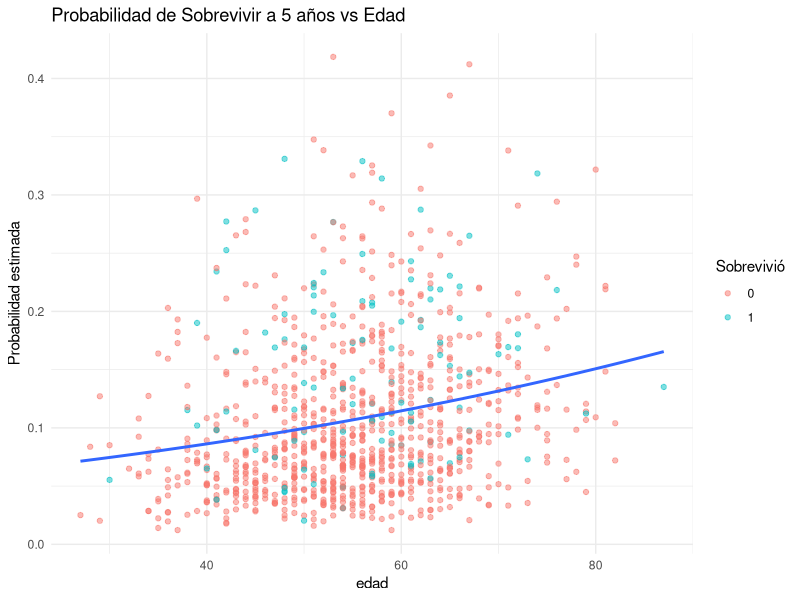
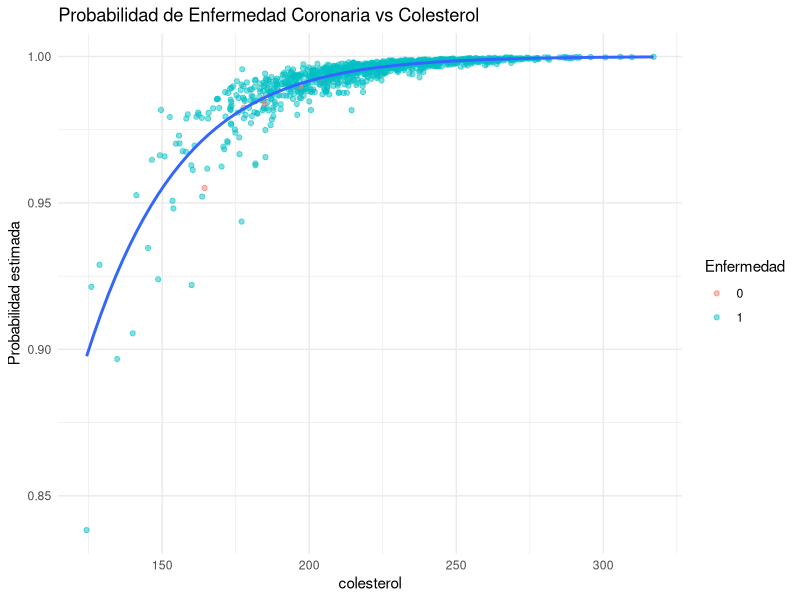
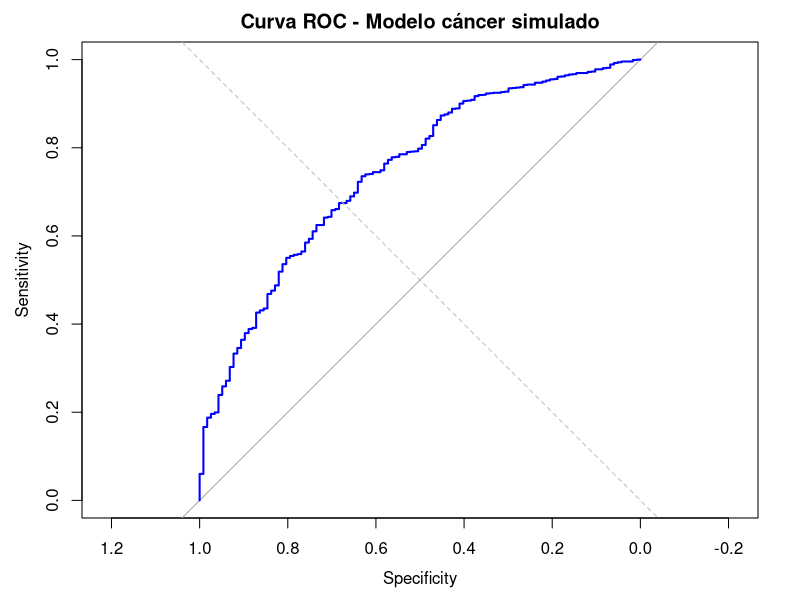
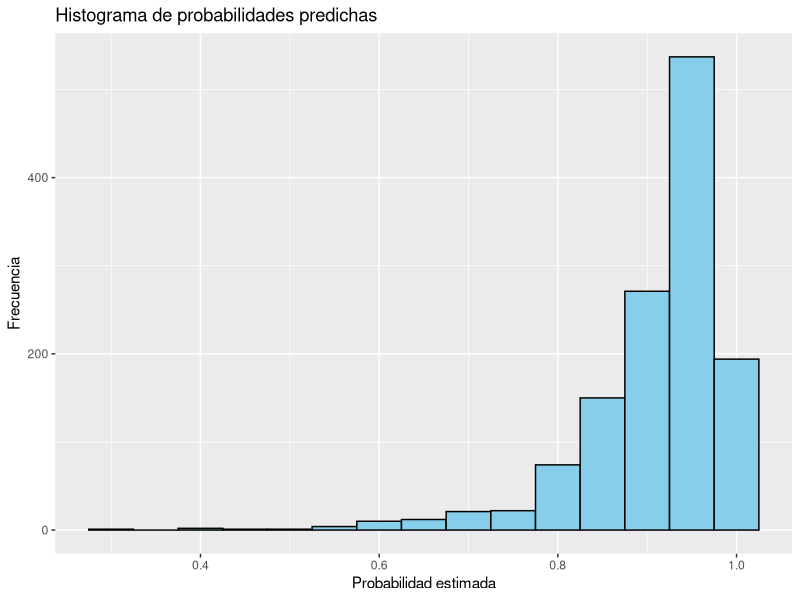
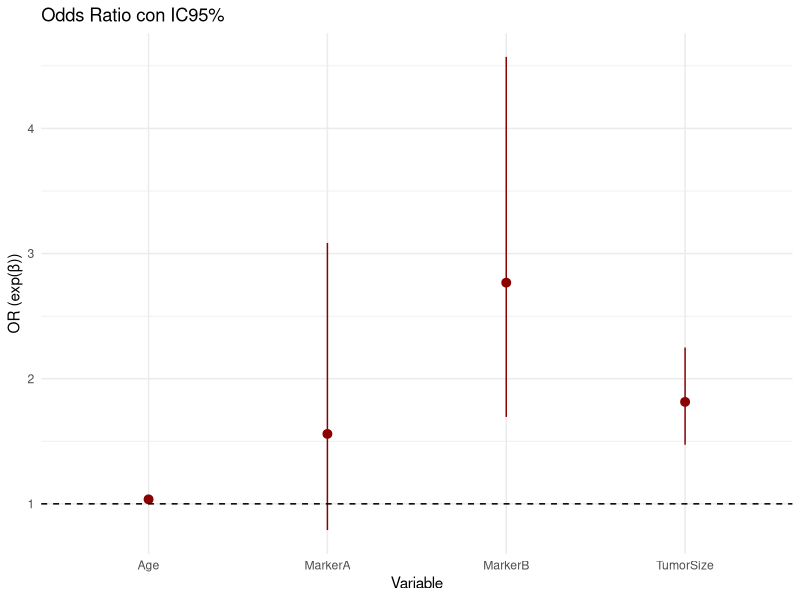
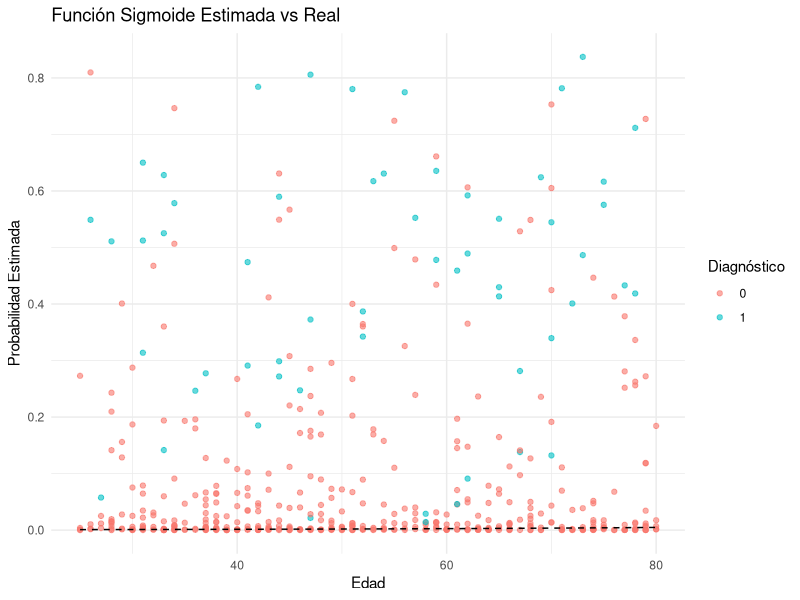
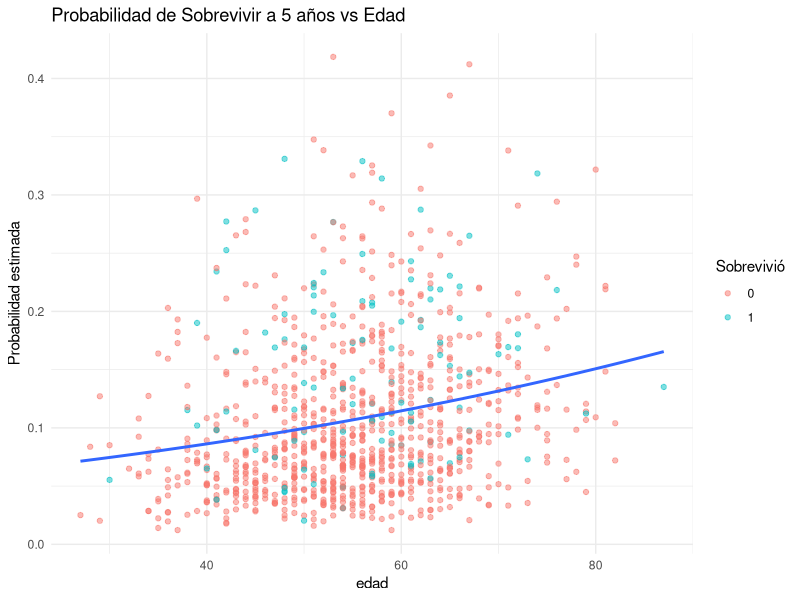
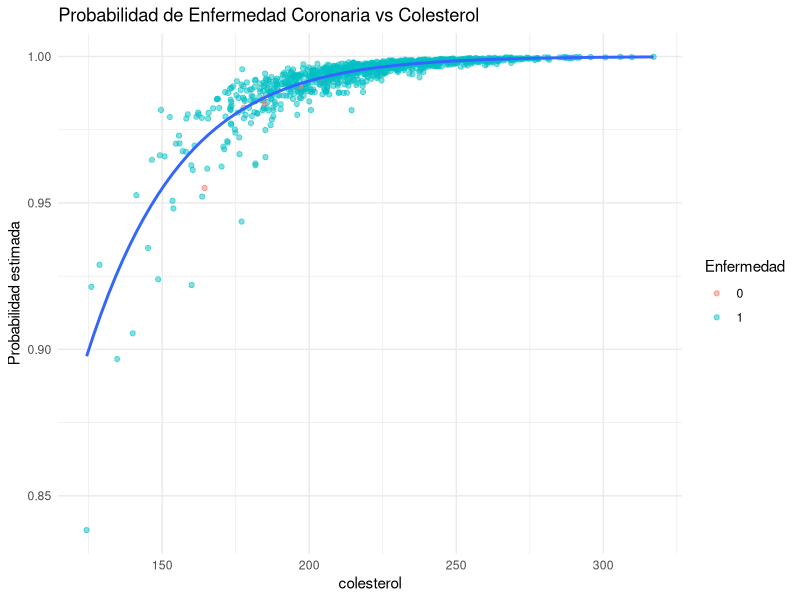

The R script that drew these images, in order: (Note: this script raises an error after producing the figures.)
#---- SEMILLA INICIAL Y LIBRERIAS---- 
set.seed(123)
library(ggplot2)
# ---- 1. Simulación de datos de cáncer de mama ----
n <- 1000
edad_cancer <- round(rnorm(n, mean = 55, sd = 10))
tamano_tumor <- round(rnorm(n, mean = 30, sd = 10), 1)
progesterona <- round(rnorm(n, mean = 15, sd = 5), 1)

log_odds_cancer <- -4 + 0.03 * edad_cancer + 0.05 * tamano_tumor - 0.1 * progesterona
prob_sobrevida <- 1 / (1 + exp(-log_odds_cancer))
sobrevivio <- rbinom(n, 1, prob_sobrevida)

datos_cancer <- data.frame(
  edad = edad_cancer,
  tamano_tumor = tamano_tumor,
  progesterona = progesterona,
  sobrevivio = sobrevivio
)
## ---- Simulación de datos de enfermedad coronaria ----
edad_chd <- round(rnorm(n, mean = 60, sd = 8))
colesterol <- round(rnorm(n, mean = 220, sd = 30), 1)
presion <- round(rnorm(n, mean = 135, sd = 15), 1)

log_odds_chd <- -6 + 0.04 * edad_chd + 0.03 * colesterol + 0.02 * presion
prob_chd <- 1 / (1 + exp(-log_odds_chd))
enfermedad_corazon <- rbinom(n, 1, prob_chd)

datos_chd <- data.frame(
  edad = edad_chd,
  colesterol = colesterol,
  presion = presion,
  enfermedad = enfermedad_corazon
)
## ---- Ajuste del modelo logístico ----
modelo_cancer <- glm(sobrevivio ~ edad + tamano_tumor + progesterona, 
                     data = datos_cancer, family = binomial)
modelo_chd <- glm(enfermedad ~ edad + colesterol + presion, 
                  data = datos_chd, family = binomial)
summary(modelo_cancer)
summary(modelo_chd)
## ---- Evaluación: odds ratio e IC 95% ----
exp(cbind(OR = coef(modelo_cancer), confint(modelo_cancer)))
exp(cbind(OR = coef(modelo_chd), confint(modelo_chd)))
## ---- Gráfico de la sigmoide para cáncer (vs. edad) ----
datos_cancer$prob <- predict(modelo_cancer, type = "response")
ggplot(datos_cancer, aes(x = edad, y = prob)) +
  geom_point(aes(color = factor(sobrevivio)), alpha = 0.5) +
  stat_smooth(method = "glm", method.args = list(family = "binomial"), se = FALSE) +
  labs(title = "Probabilidad de Sobrevivir a 5 años vs Edad",
       y = "Probabilidad estimada", color = "Sobrevivió") +
  theme_minimal()
## ---- Gráfico de la sigmoide para CHD (vs. colesterol) ----
datos_chd$prob <- predict(modelo_chd, type = "response")
ggplot(datos_chd, aes(x = colesterol, y = prob)) +
  geom_point(aes(color = factor(enfermedad)), alpha = 0.5) +
  stat_smooth(method = "glm", method.args = list(family = "binomial"), se = FALSE) +
  labs(title = "Probabilidad de Enfermedad Coronaria vs Colesterol",
       y = "Probabilidad estimada", color = "Enfermedad") +
  theme_minimal()
#---- 2. Segundo ejemplo de simulacion ----
##---- Librerias ----
library(pROC)
library(ggplot2)
library(broom)
##---- Simulación de datos (igual que antes) ----
set.seed(777)
n <- 1300
age <- round(runif(n, 20, 80))
tumor_size <- round(rnorm(n, 2.5, 1), 1)
marker_A <- round(rnorm(n, 1.0, 0.3), 1)
marker_B <- round(rnorm(n, 1.2, 0.4), 1)
log_odds <- -3.126 + 0.032 * age + 0.732 * tumor_size + 1.348 * marker_A + 0.898 * marker_B
prob <- 1 / (1 + exp(-log_odds))
cancer_type <- rbinom(n, 1, prob)
df <- data.frame(Age = age, TumorSize = tumor_size, MarkerA = marker_A, MarkerB = marker_B, CancerType = cancer_type)
##---- Modelo ----
modelo <- glm(CancerType ~ Age + TumorSize + MarkerA + MarkerB, data = df, family = binomial)
##---- Gráfico 1: Curva ROC ---- 
prob_pred <- predict(modelo, type = "response")
roc_obj <- roc(df$CancerType, prob_pred)
plot(roc_obj, col = "blue", lwd = 2, main = "Curva ROC - Modelo cáncer simulado")
abline(a = 0, b = 1, col = "gray", lty = 2)
##---- Gráfico 2: Histograma de probabilidades predichas ----
ggplot(data.frame(prob = prob_pred), aes(x = prob)) +
  geom_histogram(binwidth = 0.05, fill = "skyblue", color = "black") +
  labs(title = "Histograma de probabilidades predichas", x = "Probabilidad estimada", y = "Frecuencia")
##---- Gráfico 3: Efectos de los coeficientes con IC95% ----
coef_data <- tidy(modelo, conf.int = TRUE, conf.level = 0.95, exponentiate = TRUE)
coef_data <- coef_data[coef_data$term != "(Intercept)", ]
ggplot(coef_data, aes(x = term, y = estimate, ymin = conf.low, ymax = conf.high)) +
  geom_pointrange(color = "darkred") +
  geom_hline(yintercept = 1, linetype = "dashed") +
  labs(title = "Odds Ratio con IC95%", x = "Variable", y = "OR (exp(β))") +
  theme_minimal()
#---- 3. NUEVO EJERCICIO DE SIMULACION ----
##---- INICIALIZACION DE VARIABLES ----
set.seed(123)
n <- 500
edad <- round(runif(n, 25, 80))
tamano_tumor <- round(runif(n, 5, 50))
progesterona <- round(runif(n, 1, 100))
HER2 <- rbinom(n, 1, 0.25)
RE <- rbinom(n, 1, 0.6)
RP <- rbinom(n, 1, 0.55)
densidad_mamaria <- sample(1:4, n, replace = TRUE)
##---- Coeficientes simulados----
log_odds <- -4 + 0.03 * edad + 0.05 * tamano_tumor - 0.1 * progesterona +
  0.8 * HER2 + 0.6 * RE + 0.5 * RP + 0.3 * densidad_mamaria
##---- Probabilidad y diagnóstico ----
prob <- 1 / (1 + exp(-log_odds))
diagnostico <- rbinom(n, 1, prob)
##---- Base de datos ----
datos <- data.frame(edad, tamano_tumor, progesterona,
                    HER2, RE, RP, densidad_mamaria, 
                    diagnostico)
##----Modelo de regresión logística (MLE) ----
modelo <- glm(diagnostico ~ ., data = datos, family = binomial)
summary(modelo)
##---- Comparar coeficientes verdaderos vs estimados----
coef_verdaderos <- c(-4, 0.03, 0.05, -0.1, 0.8, 0.6, 0.5, 0.3)
names(coef_verdaderos) <- names(coef(modelo))
comparacion <- data.frame(
  Coef_Verdadero = coef_verdaderos,
  Coef_Estimado = coef(modelo)
)
print(comparacion)
##---- Visualizar con función sigmoide ----
datos$probabilidad_estimada <- predict(modelo, type = "response")
ggplot(datos, aes(x = edad, y = probabilidad_estimada, 
                  color = factor(diagnostico))) +
  geom_point(alpha = 0.6) +
  stat_function(fun = function(x) 1 / (1 + exp(-(-4 + 0.03 * x + 0.05 * 25 - 0.1 * 50))),
                color = "black", linetype = "dashed") +
  labs(title = "Función Sigmoide Estimada vs Real",
       x = "Edad", y = "Probabilidad Estimada",
       color = "Diagnóstico") +
  theme_minimal()
write.csv(datos_cancer, "datos_cancer_simulados3.csv", row.names = FALSE)
View(datos_cancer)
head(datos_cancer)
#---- 4. Simulación y Análisis de Regresión Logística ----
set.seed(123)
library(ggplot2)
##---- Simulación de datos de cáncer de mama ----
n <- 1000
edad_cancer <- round(rnorm(n, mean = 55, sd = 10))
tamano_tumor <- round(rnorm(n, mean = 30, sd = 10), 1)
progesterona <- round(rnorm(n, mean = 15, sd = 5), 1)
log_odds_cancer <- -4 + 0.03 * edad_cancer + 0.05 * tamano_tumor - 0.1 * progesterona
prob_sobrevida <- 1 / (1 + exp(-log_odds_cancer))
sobrevivio <- rbinom(n, 1, prob_sobrevida)
datos_cancer <- data.frame(
  edad = edad_cancer,
  tamano_tumor = tamano_tumor,
  progesterona = progesterona,
  sobrevivio = sobrevivio
)
## ---- Simulación de datos de enfermedad coronaria ----
edad_chd <- round(rnorm(n, mean = 60, sd = 8))
colesterol <- round(rnorm(n, mean = 220, sd = 30), 1)
presion <- round(rnorm(n, mean = 135, sd = 15), 1)
log_odds_chd <- -6 + 0.04 * edad_chd + 0.03 * colesterol + 0.02 * presion
prob_chd <- 1 / (1 + exp(-log_odds_chd))
enfermedad_corazon <- rbinom(n, 1, prob_chd)
datos_chd <- data.frame(
  edad = edad_chd,
  colesterol = colesterol,
  presion = presion,
  enfermedad = enfermedad_corazon
)
##---- Ajuste del modelo logístico ----
modelo_cancer <- glm(sobrevivio ~ edad + tamano_tumor + progesterona, 
                     data = datos_cancer, family = binomial)
modelo_chd <- glm(enfermedad ~ edad + colesterol + presion, 
                  data = datos_chd, family = binomial)
summary(modelo_cancer)
summary(modelo_chd)
## ---- Evaluación: odds ratio e IC 95% ----
exp(cbind(OR = coef(modelo_cancer), confint(modelo_cancer)))
exp(cbind(OR = coef(modelo_chd), confint(modelo_chd)))
## ---- Gráfico de la sigmoide para cáncer (vs. edad) ----
datos_cancer$prob <- predict(modelo_cancer, type = "response")
ggplot(datos_cancer, aes(x = edad, y = prob)) +
  geom_point(aes(color = factor(sobrevivio)), alpha = 0.5) +
  stat_smooth(method = "glm", method.args = list(family = "binomial"), se = FALSE) +
  labs(title = "Probabilidad de Sobrevivir a 5 años vs Edad",
       y = "Probabilidad estimada", color = "Sobrevivió") +
  theme_minimal()
## ---- Gráfico de la sigmoide para CHD (vs. colesterol) ----
datos_chd$prob <- predict(modelo_chd, type = "response")
ggplot(datos_chd, aes(x = colesterol, y = prob)) +
  geom_point(aes(color = factor(enfermedad)), alpha = 0.5) +
  stat_smooth(method = "glm", method.args = list(family = "binomial"), se = FALSE) +
  labs(title = "Probabilidad de Enfermedad Coronaria vs Colesterol",
       y = "Probabilidad estimada", color = "Enfermedad") +
  theme_minimal()
#---- 5. Optimización vía Gradientes Conjugados (Logística) ----
##---- Función sigmoide ----
sigmoid <- function(z) {
  1 / (1 + exp(-z))
}
##---- Gradiente de la función de log-verosimilitud ----
gradient <- function(X, y, beta) {
  p <- sigmoid(X %*% beta)
  t(X) %*% (p - y)
}
##---- Producto Hessiano aproximado ----
hessian_approx <- function(X, beta) {
  p <- sigmoid(X %*% beta)
  W <- diag(as.vector(p * (1 - p)))
  t(X) %*% W %*% X
}
##---- Método de gradiente conjugado (versión simplificada) ----
conjugate_gradient <- function(X, y, tol = 1e-6, max_iter = 1000) {
  beta <- matrix(0, ncol(X), 1)
  r <- -gradient(X, y, beta)
  d <- r
  iter <- 0
  while (sqrt(sum(r^2)) > tol && iter < max_iter) {
    Hd <- hessian_approx(X, beta) %*% d
    alpha <- as.numeric(t(r) %*% r / (t(d) %*% Hd))
    beta <- beta + alpha * d
    r_new <- r - alpha * Hd
    beta_new <- beta
    if (sqrt(sum(r_new^2)) < tol) break
    beta <- beta_new
    beta_new <- NULL
    beta_r <- t(r_new) %*% r_new / t(r) %*% r
    d <- r_new + as.numeric(beta_r) * d
    r <- r_new
    iter <- iter + 1
  }
  return(list(beta = beta, iter = iter))
}
##---- Aplicación a los datos simulados de cáncer ----
datos_cancer$edad
datos_cancer$tamano_tumor
datos_cancer$sobrevivio
X_cancer <- as.matrix(cbind(1, datos_cancer$edad, datos_cancer$tamano_tumor))
y_cancer <- as.matrix(datos_cancer$sobrevivio)
cg_cancer <- conjugate_gradient(X_cancer, y_cancer)
print("Coeficientes estimados (cáncer):")
print(cg_cancer$beta)
##---- Aplicación a los datos simulados de enfermedad cardíaca ----
datos_chd$edad
datos_chd$colesterol
datos_chd$enfermedad
X_chd <- as.matrix(cbind(1, datos_chd$edad, datos_chd$colesterol))
y_chd <- as.matrix(datos_chd$enfermedad)
cg_chd <- conjugate_gradient(X_chd, y_chd)
print("Coeficientes estimados (CHD):")
print(cg_chd$beta)
#---- 6. Simulación y estimación MLE para regresión logística ----
set.seed(123)
##---- Simulación de datos: Cáncer ----
n <- 200
edad_cancer <- rnorm(n, mean = 55, sd = 10)
gen_cancer <- rbinom(n, 1, prob = 0.4)
x_cancer <- cbind(1, edad_cancer, gen_cancer)
beta_cancer <- c(-5, 0.08, 1.2)
logit_cancer <- x_cancer %*% beta_cancer
p_cancer <- 1 / (1 + exp(-logit_cancer))
y_cancer <- rbinom(n, 1, p_cancer)

# Simulación de datos: CHD
edad_chd <- rnorm(n, mean = 60, sd = 12)
presion_chd <- rnorm(n, mean = 140, sd = 20)
x_chd <- cbind(1, edad_chd, presion_chd)
beta_chd <- c(-6, 0.05, 0.03)
logit_chd <- x_chd %*% beta_chd
p_chd <- 1 / (1 + exp(-logit_chd))
y_chd <- rbinom(n, 1, p_chd)

# ============================================
# Función de verosimilitud para MLE
# ============================================
log_likelihood <- function(beta, X, y) {
  p <- 1 / (1 + exp(-X %*% beta))
  ll <- sum(y * log(p) + (1 - y) * log(1 - p))
  return(-ll)  # Negativa porque optim minimiza
}

# Gradiente de la log-verosimilitud
log_likelihood_grad <- function(beta, X, y) {
  p <- 1 / (1 + exp(-X %*% beta))
  grad <- -t(X) %*% (y - p)
  return(as.vector(grad))
}

# Estimación MLE para cáncer
mle_cancer <- optim(par = c(0, 0, 0),
                    fn = log_likelihood,
                    gr = log_likelihood_grad,
                    method = "BFGS",
                    X = x_cancer,
                    y = y_cancer,
                    control = list(fnscale = 1))

# Estimación MLE para CHD
mle_chd <- optim(par = c(0, 0, 0),
                 fn = log_likelihood,
                 gr = log_likelihood_grad,
                 method = "BFGS",
                 X = x_chd,
                 y = y_chd,
                 control = list(fnscale = 1))

# Resultados
cat("\n--- Resultados MLE Cáncer ---\n")
print(mle_cancer$par)
cat("\n--- Resultados MLE CHD ---\n")
print(mle_chd$par)


# Simulación de datos para enfermedad cardíaca (CHD)
set.seed(123)
n <- 200
AGE <- rnorm(n, mean = 55, sd = 10)
CHOL <- rnorm(n, mean = 220, sd = 30)
SMOKING <- rbinom(n, 1, prob = 0.4)

# Simulación del resultado binario CHD
lin_pred <- -6 + 0.05 * AGE + 0.03 * CHOL + 1.5 * SMOKING
prob_CHD <- 1 / (1 + exp(-lin_pred))
CHD <- rbinom(n, 1, prob_CHD)

data_chd <- data.frame(AGE, CHOL, SMOKING, CHD)

# Ajuste del modelo logístico
modelo_chd <- glm(CHD ~ AGE + CHOL + SMOKING, data = data_chd, family = binomial)

# Predicción del valor lineal y la probabilidad
xbeta <- predict(modelo_chd, type = "link")
probabilidades <- predict(modelo_chd, type = "response")

# Gráfica de la sigmoide con clasificación de puntos
x_vals <- seq(min(xbeta) - 1, max(xbeta) + 1, length.out = 500)
y_vals <- 1 / (1 + exp(-x_vals))

# Plot
plot(x_vals, y_vals, type = "l", lwd = 2, col = "blue",
     xlab = expression(X*beta), ylab = "Probabilidad", main = "Curva sigmoide con clasificación")
abline(h = 0.5, lty = 2, col = "red")
abline(v = 0, lty = 2, col = "gray")

# Puntos observados
points(xbeta[data_chd$CHD == 0], data_chd$CHD[data_chd$CHD == 0], col = "darkred", pch = 4)
points(xbeta[data_chd$CHD == 1], data_chd$CHD[data_chd$CHD == 1], col = "darkgreen", pch = 16)

# Leyenda
legend("bottomright", legend = c("Sigmoide", "CHD = 0", "CHD = 1"),
       col = c("blue", "darkred", "darkgreen"), pch = c(NA, 4, 16), lty = c(1, NA, NA), lwd = c(2, NA, NA))



#---- 2. DATOS DE ENFERMEDADES DEL CORAZON ----
##---- 2.1 VARIABLES DEL MODELO ----
edad <- round(runif(n, 35, 80))                      # Edad entre 35 y 80
psistolica <- round(rnorm(n, 130, 20))               # Presión sistólica
colesterol <- round(rnorm(n, 200, 40))               # Colesterol total
diabetes <- rbinom(n, 1, 0.2)                        # Presencia de diabetes (20%)
obesidad <- rbinom(n, 1, 0.3)                        # Obesidad (30%)
tabaco <- rbinom(n, 1, 0.25)                         # Fumador (25%)
##---- 2.2 INICIALIZACION DE PARAMETROS DEL MODELO ----
beta_0 <- -6;      beta_edad <- 0.04; beta_psis <- 0.02; 
beta_col <- 0.01;  beta_diab <- 0.7;  beta_obes <- 0.5; beta_taba <- 0.6;
###---- 2.2.1 MODELO LOGIT----
log_odds <- beta_0 + beta_edad * edad + beta_psis * psistolica + 
  beta_col * colesterol + beta_diab * diabetes + 
  beta_obes * obesidad + beta_taba * tabaco
prob_chd <- 1 / (1 + exp(-log_odds))
CHD <- rbinom(n, 1, prob_chd)
###---- 2.2.2 CREACION DATA FRAME ----
datos_chd <- data.frame(
  edad, psistolica, colesterol, diabetes, obesidad, tabaco, CHD
)
View(datos_chd)
head(datos_chd)
###---- 2.2.3 CREACION DE ARCHIVO .csv ---- 
write.csv(datos_chd, "datos_simulados_CHD.csv", row.names = FALSE)



# Simulación de datos para enfermedad cardíaca (CHD)
set.seed(123)
n <- 200
AGE <- rnorm(n, mean = 55, sd = 10)
CHOL <- rnorm(n, mean = 220, sd = 30)
SMOKING <- rbinom(n, 1, prob = 0.4)

# Simulación del resultado binario CHD
lin_pred <- -6 + 0.05 * AGE + 0.03 * CHOL + 1.5 * SMOKING
prob_CHD <- 1 / (1 + exp(-lin_pred))
CHD <- rbinom(n, 1, prob_CHD)

data_chd <- data.frame(AGE, CHOL, SMOKING, CHD)

# Ajuste del modelo logístico
modelo_chd <- glm(CHD ~ AGE + CHOL + SMOKING, data = data_chd, family = binomial)

# Predicción del valor lineal y la probabilidad
xbeta <- predict(modelo_chd, type = "link")
probabilidades <- predict(modelo_chd, type = "response")

# Gráfica de la sigmoide con clasificación de puntos
x_vals <- seq(min(xbeta) - 1, max(xbeta) + 1, length.out = 500)
y_vals <- 1 / (1 + exp(-x_vals))

# Plot
plot(x_vals, y_vals, type = "l", lwd = 2, col = "blue",
     xlab = expression(X*beta), ylab = "Probabilidad", main = "Curva sigmoide con clasificación")
abline(h = 0.5, lty = 2, col = "red")
abline(v = 0, lty = 2, col = "gray")

# Puntos observados
points(xbeta[data_chd$CHD == 0], data_chd$CHD[data_chd$CHD == 0], col = "darkred", pch = 4)
points(xbeta[data_chd$CHD == 1], data_chd$CHD[data_chd$CHD == 1], col = "darkgreen", pch = 16)

# Leyenda
legend("bottomright", legend = c("Sigmoide", "CHD = 0", "CHD = 1"),
       col = c("blue", "darkred", "darkgreen"), pch = c(NA, 4, 16), lty = c(1, NA, NA), lwd = c(2, NA, NA))


# --------------------------------------------------
# Métricas de evaluación del modelo
# --------------------------------------------------

# Convertir probabilidades a clases usando un umbral de 0.5
pred_clase <- ifelse(probabilidades >= 0.5, 1, 0)

# Matriz de confusión
conf_matrix <- table(Predicho = pred_clase, Real = datos$CHD)
print("Matriz de confusión:")
print(conf_matrix)

# Cálculo de sensibilidad, especificidad, precisión y exactitud
TP <- conf_matrix[2, 2]
TN <- conf_matrix[1, 1]
FP <- conf_matrix[2, 1]
FN <- conf_matrix[1, 2]

sensibilidad <- TP / (TP + FN)
especificidad <- TN / (TN + FP)
precision <- TP / (TP + FP)
exactitud <- (TP + TN) / sum(conf_matrix)

cat("\nSensibilidad:", sensibilidad, 
    "\nEspecificidad:", especificidad, 
    "\nPrecisión:", precision,
    "\nExactitud:", exactitud, "\n")



# ========================================
# Simulación de datos para regresión logística
# Incluye datos de cáncer y enfermedad cardíaca
# Cálculo del MLE y gráfica de la sigmoide
# ========================================

# Librerías necesarias
library(ggplot2)
library(dplyr)

# ---------------------------
# Simulación de datos - Cáncer
# ---------------------------
set.seed(123)
n <- 100
edad_cancer <- runif(n, 30, 80)
b0_cancer <- -6
b1_cancer <- 0.1
log_odds_cancer <- b0_cancer + b1_cancer * edad_cancer
prob_cancer <- 1 / (1 + exp(-log_odds_cancer))
diagnostico_cancer <- rbinom(n, 1, prob_cancer)

datos_cancer <- data.frame(
  Edad = edad_cancer,
  Diagnostico = diagnostico_cancer
)

# ---------------------------
# Simulación de datos - Enfermedad Coronaria
# ---------------------------
edad_chd <- runif(n, 30, 80)
b0_chd <- -8
b1_chd <- 0.12
log_odds_chd <- b0_chd + b1_chd * edad_chd
prob_chd <- 1 / (1 + exp(-log_odds_chd))
diagnostico_chd <- rbinom(n, 1, prob_chd)

datos_chd <- data.frame(
  Edad = edad_chd,
  Diagnostico = diagnostico_chd
)

# ---------------------------
# Ajuste del modelo y estimación MLE
# ---------------------------
modelo_cancer <- glm(Diagnostico ~ Edad, family = binomial, data = datos_cancer)
modelo_chd <- glm(Diagnostico ~ Edad, family = binomial, data = datos_chd)

summary(modelo_cancer)
summary(modelo_chd)

# ---------------------------
# Gráfica de la curva sigmoide para CHD
# ---------------------------
edad_seq <- seq(30, 80, length.out = 300)
b0 <- coef(modelo_chd)[1]
b1 <- coef(modelo_chd)[2]
prob_pred <- 1 / (1 + exp(-(b0 + b1 * edad_seq)))

datos_sigmoide <- data.frame(Edad = edad_seq, Probabilidad = prob_pred)

ggplot() +
  geom_point(data = datos_chd, aes(x = Edad, y = Diagnostico), alpha = 0.5) +
  geom_line(data = datos_sigmoide, aes(x = Edad, y = Probabilidad), color = "blue", size = 1.2) +
  labs(title = "Curva Sigmoide - Probabilidad de Enfermedad Coronaria",
       x = "Edad",
       y = "Probabilidad estimada") +
  theme_minimal()

# Simulación y ajuste de modelo logístico para cáncer de mama

# 1. Simular datos
set.seed(123)
n <- 500
edad <- rnorm(n, mean = 55, sd = 10)
tamano_tumor <- rnorm(n, mean = 2.5, sd = 1)
progesterona <- rnorm(n, mean = 15, sd = 5)
HER2 <- rbinom(n, 1, 0.3)
RE <- rbinom(n, 1, 0.6)
RP <- rbinom(n, 1, 0.5)
densidad_mamaria <- rnorm(n, mean = 0.6, sd = 0.2)

# Log-odds simulados con coeficientes reales
log_odds <- -4 + 0.03 * edad + 0.05 * tamano_tumor - 0.1 * progesterona +
  0.8 * HER2 + 0.6 * RE + 0.5 * RP + 0.3 * densidad_mamaria
probabilidad <- 1 / (1 + exp(-log_odds))
cancer <- rbinom(n, 1, probabilidad)

# Construir el data frame
datos <- data.frame(
  edad, tamano_tumor, progesterona, HER2, RE, RP,
  densidad_mamaria, cancer = factor(cancer)
)

# 2. Ajustar modelo logístico con glm()
modelo <- glm(cancer ~ edad + tamano_tumor + progesterona + HER2 + RE + RP + densidad_mamaria,
              data = datos, family = binomial())

# 3. Comparación de coeficientes
coef_verdaderos <- c("(Intercept)" = -4, "edad" = 0.03, "tamano_tumor" = 0.05,
                     "progesterona" = -0.1, "HER2" = 0.8, "RE" = 0.6,
                     "RP" = 0.5, "densidad_mamaria" = 0.3)

coef_estimados <- coef(modelo)
comparacion <- data.frame(
  Coeficiente = names(coef_verdaderos),
  Verdadero = coef_verdaderos,
  Estimado = round(coef_estimados[names(coef_verdaderos)], 4),
  Diferencia = round(coef_estimados[names(coef_verdaderos)] - coef_verdaderos, 4)
)

print(comparacion)

# 4. Visualizar sigmoide
library(ggplot2)

datos$prob_predicha <- predict(modelo, type = "response")

ggplot(datos, aes(x = edad, y = prob_predicha, color = cancer)) +
  geom_point(alpha = 0.6) +
  stat_smooth(method = "glm", method.args = list(family = "binomial"),
              se = FALSE, color = "black") +
  labs(title = "Probabilidad predicha vs edad",
       y = "Probabilidad predicha", x = "Edad")


# Simulación y ajuste de modelo logístico para cáncer de mama

# 1. Simular datos
set.seed(123)
n <- 500
edad <- rnorm(n, mean = 55, sd = 10)
tamano_tumor <- rnorm(n, mean = 2.5, sd = 1)
progesterona <- rnorm(n, mean = 15, sd = 5)
HER2 <- rbinom(n, 1, 0.3)
RE <- rbinom(n, 1, 0.6)
RP <- rbinom(n, 1, 0.5)
densidad_mamaria <- rnorm(n, mean = 0.6, sd = 0.2)

# Log-odds simulados con coeficientes reales
log_odds <- -4 + 0.03 * edad + 0.05 * tamano_tumor - 0.1 * progesterona +
  0.8 * HER2 + 0.6 * RE + 0.5 * RP + 0.3 * densidad_mamaria
probabilidad <- 1 / (1 + exp(-log_odds))
cancer <- rbinom(n, 1, probabilidad)

# Construir el data frame
datos <- data.frame(
  edad, tamano_tumor, progesterona, HER2, RE, RP,
  densidad_mamaria, cancer = factor(cancer)
)

# 2. Ajustar modelo logístico con glm()
modelo <- glm(cancer ~ edad + tamano_tumor + progesterona + HER2 + RE + RP + densidad_mamaria,
              data = datos, family = binomial())

# 3. Comparación de coeficientes
coef_verdaderos <- c("(Intercept)" = -4, "edad" = 0.03, "tamano_tumor" = 0.05,
                     "progesterona" = -0.1, "HER2" = 0.8, "RE" = 0.6,
                     "RP" = 0.5, "densidad_mamaria" = 0.3)

coef_estimados <- coef(modelo)
comparacion <- data.frame(
  Coeficiente = names(coef_verdaderos),
  Verdadero = coef_verdaderos,
  Estimado = round(coef_estimados[names(coef_verdaderos)], 4),
  Diferencia = round(coef_estimados[names(coef_verdaderos)] - coef_verdaderos, 4)
)

print(comparacion)

# 4. Visualizar sigmoide
library(ggplot2)

datos$prob_predicha <- predict(modelo, type = "response")

ggplot(datos, aes(x = edad, y = prob_predicha, color = cancer)) +
  geom_point(alpha = 0.6) +
  stat_smooth(method = "glm", method.args = list(family = "binomial"),
              se = FALSE, color = "black") +
  labs(title = "Probabilidad predicha vs edad",
       y = "Probabilidad predicha", x = "Edad")


# Simulación de datos para enfermedad coronaria (CHD)

set.seed(123)
n <- 200

# Simulación de variables
edad <- rnorm(n, mean = 55, sd = 10)
colesterol <- rnorm(n, mean = 220, sd = 30)
presion_sistolica <- rnorm(n, mean = 130, sd = 15)
fumar <- rbinom(n, 1, prob = 0.3)
diabetes <- rbinom(n, 1, prob = 0.2)

# Simular log-odds con coeficientes establecidos manualmente
log_odds <- -5 + 0.04 * edad + 0.03 * colesterol + 0.05 * presion_sistolica + 0.8 * fumar + 1.2 * diabetes
probabilidades <- 1 / (1 + exp(-log_odds))
CHD <- rbinom(n, 1, prob = probabilidades)

# Data frame
datos_chd <- data.frame(
  edad, colesterol, presion_sistolica, fumar, diabetes, CHD
)

# Ajuste con glm
modelo_glm <- glm(CHD ~ edad + colesterol + presion_sistolica + fumar + diabetes, 
                  data = datos_chd, family = binomial)

summary(modelo_glm)

# Comparar coeficientes reales y estimados
coef_simulados <- c("(Intercept)" = -5, edad = 0.04, colesterol = 0.03, presion_sistolica = 0.05,
                    fumar = 0.8, diabetes = 1.2)
coef_estimados <- coef(modelo_glm)

comparacion <- data.frame(Simulado = coef_simulados[names(coef_estimados)],
                          Estimado = round(coef_estimados, 3))
print(comparacion)

# Visualizar la sigmoide respecto a la edad
library(ggplot2)
edad_seq <- seq(min(edad), max(edad), length.out = 100)
pred_data <- data.frame(
  edad = edad_seq,
  colesterol = mean(colesterol),
  presion_sistolica = mean(presion_sistolica),
  fumar = 0,
  diabetes = 0
)
pred_data$prob <- predict(modelo_glm, newdata = pred_data, type = "response")

ggplot(datos_chd, aes(x = edad, y = CHD)) +
  geom_jitter(width = 0.5, height = 0.05, alpha = 0.4) +
  geom_line(data = pred_data, aes(x = edad, y = prob), color = "blue", size = 1) +
  labs(title = "Curva Sigmoide: Probabilidad de CHD vs Edad", y = "Probabilidad estimada", x = "Edad")


# Simulación de datos para enfermedad coronaria (CHD)

set.seed(123)
n <- 200

# Simulación de variables
edad <- rnorm(n, mean = 55, sd = 10)
colesterol <- rnorm(n, mean = 220, sd = 30)
presion_sistolica <- rnorm(n, mean = 130, sd = 15)
fumar <- rbinom(n, 1, prob = 0.3)
diabetes <- rbinom(n, 1, prob = 0.2)

# Simular log-odds con coeficientes establecidos manualmente
log_odds <- -5 + 0.04 * edad + 0.03 * colesterol + 0.05 * presion_sistolica + 0.8 * fumar + 1.2 * diabetes
probabilidades <- 1 / (1 + exp(-log_odds))
CHD <- rbinom(n, 1, prob = probabilidades)

# Data frame
datos_chd <- data.frame(
  edad, colesterol, presion_sistolica, fumar, diabetes, CHD
)

# Ajuste con glm
modelo_glm <- glm(CHD ~ edad + colesterol + presion_sistolica + fumar + diabetes, 
                  data = datos_chd, family = binomial)

summary(modelo_glm)

# Comparar coeficientes reales y estimados
coef_simulados <- c("(Intercept)" = -5, edad = 0.04, colesterol = 0.03, presion_sistolica = 0.05,
                    fumar = 0.8, diabetes = 1.2)
coef_estimados <- coef(modelo_glm)

comparacion <- data.frame(Simulado = coef_simulados[names(coef_estimados)],
                          Estimado = round(coef_estimados, 3))
print(comparacion)

# Visualizar la sigmoide respecto a la edad
library(ggplot2)
edad_seq <- seq(min(edad), max(edad), length.out = 100)
pred_data <- data.frame(
  edad = edad_seq,
  colesterol = mean(colesterol),
  presion_sistolica = mean(presion_sistolica),
  fumar = 0,
  diabetes = 0
)
pred_data$prob <- predict(modelo_glm, newdata = pred_data, type = "response")

ggplot(datos_chd, aes(x = edad, y = CHD)) +
  geom_jitter(width = 0.5, height = 0.05, alpha = 0.4) +
  geom_line(data = pred_data, aes(x = edad, y = prob), color = "blue", size = 1) +
  labs(title = "Curva Sigmoide: Probabilidad de CHD vs Edad", y = "Probabilidad estimada", x = "Edad")



# Simulación de datos de cáncer de mama
set.seed(123)
n <- 200
edad <- round(runif(n, 30, 80))
tamano_tumor <- round(rnorm(n, mean = 25, sd = 10), 1)
progesterona <- round(rnorm(n, mean = 15, sd = 5), 1)

# Coeficientes simulados para cáncer
log_odds <- -4 + 0.03 * edad + 0.05 * tamano_tumor - 0.1 * progesterona
probabilidad_cancer <- 1 / (1 + exp(-log_odds))
cancer <- rbinom(n, 1, probabilidad_cancer)

datos_cancer <- data.frame(edad, tamano_tumor, progesterona, cancer)

# Ajuste de modelo con glm
modelo_cancer <- glm(cancer ~ edad + tamano_tumor + progesterona, family = binomial, data = datos_cancer)
summary(modelo_cancer)

# Gráfico para visualización
library(ggplot2)
ggplot(datos_cancer, aes(x = edad, y = probabilidad_cancer, color = factor(cancer))) +
  geom_point(alpha = 0.6) +
  stat_function(fun = function(x) 1 / (1 + exp(-(coef(modelo_cancer)[1] + coef(modelo_cancer)[2]*x +
                                                   coef(modelo_cancer)[3]*mean(tamano_tumor) +
                                                   coef(modelo_cancer)[4]*mean(progesterona)))), 
                color = "black", linetype = "dashed") +
  labs(title = "Regresión logística: Cáncer de mama", y = "Probabilidad estimada", color = "Diagnóstico")

# Simulación de datos para enfermedad cardíaca
set.seed(456)
n <- 200
edad_chd <- round(runif(n, 30, 80))
colesterol <- round(rnorm(n, mean = 200, sd = 30), 1)

# Coeficientes simulados para CHD
log_odds_chd <- -6 + 0.04 * edad_chd + 0.02 * colesterol
probabilidad_chd <- 1 / (1 + exp(-log_odds_chd))
chd <- rbinom(n, 1, probabilidad_chd)

datos_chd <- data.frame(edad = edad_chd, colesterol, chd)

# Ajuste de modelo con glm
modelo_chd <- glm(chd ~ edad + colesterol, family = binomial, data = datos_chd)
summary(modelo_chd)

# Gráfico para visualización
ggplot(datos_chd, aes(x = edad, y = probabilidad_chd, color = factor(chd))) +
  geom_point(alpha = 0.6) +
  stat_function(fun = function(x) 1 / (1 + exp(-(coef(modelo_chd)[1] + coef(modelo_chd)[2]*x +
                                                   coef(modelo_chd)[3]*mean(colesterol)))), 
                color = "black", linetype = "dashed") +
  labs(title = "Regresión logística: Enfermedad cardíaca", y = "Probabilidad estimada", color = "Diagnóstico")



# ============================================
# Script para calcular métricas de clasificación
# ============================================

# Cargar datos simulados (asegúrate de tener el archivo correcto)
datos <- read.csv("datos_simulados_cancer.csv")  # Modifica si usas otro dataset

# Ajustar un modelo de regresión logística
modelo <- glm(Enfermo ~ ., data = datos, family = binomial)

# Obtener probabilidades predichas
probabilidades <- predict(modelo, type = "response")

# Convertir probabilidades en clases binarias usando umbral 0.5
pred <- ifelse(probabilidades > 0.5, 1, 0)

# Real (etiquetas verdaderas)
real <- datos$Enfermo

# Generar matriz de confusión
confusion <- table(Predicho = pred, Real = real)
print("Matriz de Confusión:")
print(confusion)

# Extraer valores
TP <- confusion["1", "1"]
FP <- confusion["1", "0"]
FN <- confusion["0", "1"]
TN <- confusion["0", "0"]

# Calcular métricas
recall <- TP / (TP + FN)
precision <- TP / (TP + FP)
specificity <- TN / (TN + FP)

# Imprimir resultados
cat("Recall (Sensibilidad):", recall, "\n")
cat("Precisión:", precision, "\n")
cat("Especificidad:", specificity, "\n")



# Paquetes necesarios
library(pROC)

# Cargar datos simulados
set.seed(123)
n <- 200
edad <- rnorm(n, mean = 50, sd = 10)
grupo <- as.factor(sample(1:4, n, replace = TRUE))
chd <- rbinom(n, 1, prob = 1 / (1 + exp(-(0.05 * edad - 0.5 * as.numeric(grupo)))))

data <- data.frame(edad, grupo, chd)

# Ajustar modelo de regresión logística
modelo <- glm(chd ~ edad + grupo, data = data, family = binomial)

# Predicción de probabilidades
probabilidades <- predict(modelo, type = "response")

# Umbral para clasificación
umbral <- 0.5
predicciones <- ifelse(probabilidades > umbral, 1, 0)

# Matriz de confusión
TP <- sum(predicciones == 1 & data$chd == 1)
FP <- sum(predicciones == 1 & data$chd == 0)
FN <- sum(predicciones == 0 & data$chd == 1)
TN <- sum(predicciones == 0 & data$chd == 0)

# Cálculo de métricas
recall <- TP / (TP + FN)
precision <- TP / (TP + FP)
specificity <- TN / (TN + FP)

cat("Recall:", round(recall, 3), "\n")
cat("Precision:", round(precision, 3), "\n")
cat("Specificity:", round(specificity, 3), "\n")

# Calcular y graficar la curva ROC
roc_obj <- roc(data$chd, probabilidades)
plot(roc_obj, col = "blue", main = "Curva ROC")
auc_value <- auc(roc_obj)
cat("AUC:", round(auc_value, 3), "\n")


# ======================================
# VISUALIZACIÓN DE LA CURVA SIGMOIDE
# ======================================

# Suponiendo que ya tienes tu modelo logístico entrenado:
# modelo_chd <- glm(CHD ~ AGE + CHOL + SMOKING, data = data_chd, family = binomial)

# Generamos una secuencia de valores lineales para la combinación Xβ
x_vals <- seq(-10, 10, length.out = 500)
sigmoid <- function(x) 1 / (1 + exp(-x))
y_vals <- sigmoid(x_vals)

# Graficamos la función sigmoide
plot(x_vals, y_vals, type = "l", lwd = 2, col = "blue",
     main = "Función Sigmoide", xlab = expression(X*beta), ylab = "Probabilidad")
abline(h = 0.5, lty = 2, col = "red")
abline(v = 0, lty = 2, col = "gray")

# Leyenda
legend("bottomright", legend = c("Sigmoide", "Umbral = 0.5"), 
       col = c("blue", "red"), lty = c(1, 2), lwd = 2)



# Modelo logístico entrenado (ejemplo con CHD)
modelo_chd <- glm(CHD ~ AGE + CHOL + SMOKING, data = data_chd, family = binomial)

# Calculamos el valor lineal Xβ para cada observación
xbeta <- predict(modelo_chd, type = "link")  # Xβ_i
probabilidades <- predict(modelo_chd, type = "response")  # Sigmoide(Xβ_i)

# Creamos el gráfico base de la función sigmoide
x_vals <- seq(min(xbeta)-1, max(xbeta)+1, length.out = 500)
y_vals <- 1 / (1 + exp(-x_vals))

plot(x_vals, y_vals, type = "l", lwd = 2, col = "blue",
     xlab = expression(X*beta), ylab = "Probabilidad", main = "Curva sigmoide con clasificación")
abline(h = 0.5, lty = 2, col = "red")
abline(v = 0, lty = 2, col = "gray")

# Añadimos los puntos reales clasificados
points(xbeta[data_chd$CHD == 0], data_chd$CHD[data_chd$CHD == 0], col = "darkred", pch = 4)
points(xbeta[data_chd$CHD == 1], data_chd$CHD[data_chd$CHD == 1], col = "darkgreen", pch = 16)

# Leyenda
legend("bottomright", legend = c("Sigmoide", "CHD = 0", "CHD = 1"),
       col = c("blue", "darkred", "darkgreen"), pch = c(NA, 4, 16), lty = c(1, NA, NA), lwd = c(2, NA, NA))


#---- 3. IMPLEMENTACION ----
X <- model.matrix(modelo_cancer); print(X)
y <- datos_cancer$Recidiva; print(y)
beta_hat <- coef(modelo_cancer)
loglik_manual(beta_hat, X, y)  # Debería ser cercano al logLik(modelo)

X <- model.matrix(Recidiva ~ Edad + Tamano_Tumor + 
                    Grado + PR + HER2 + BRCA1 + Ki67 +
                    Hormonoterapia, data = datos_cancer); print(X)
y <- datos_cancer$Recidiva; print(y)
coef_conjugado <- gradiente_conjugado(X, y)
coef_glm <- coef(glm(Recidiva ~ Edad + Tamano_Tumor + Grado + PR + 
                       HER2 + BRCA1 + Ki67 + Hormonoterapia,
                     data = datos_cancer, family = binomial))
round(data.frame(
  Variable = names(coef_glm),
  Coef_GLM = coef_glm,
  Coef_GradConj = coef_conjugado
), 4)
